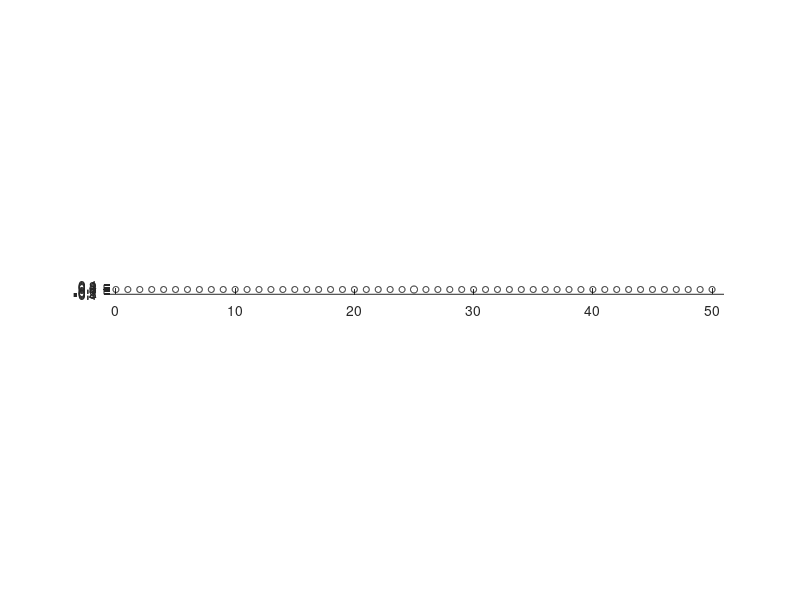

Source code (MATLAB): (Note: this script raises an error after producing the figure.)
close all

%%%==========Define parameters==========%%%
%%% Number of resonators
% Horizontally
N_X = 51;

% Vertically
N_Y = 1;

% Total
N = N_X*N_Y;

% Unit cell
d = 1;

% Defect parameters
eps = 0.045
x_defect = 25;
y_defect = 1;
i_defect = x_defect * N_Y + y_defect;
% Radius
radius = 0.25;
Radius = radius*ones(N,1);

% X-Positions
cx_0 = d *[0:1:N_X-1]';
cx =[];
for i = 1:N_Y
    cx = [cx; cx_0];
end

% Y-Positions
cy = [];
for i = 1:N_Y
    cy = [cy; (i-1)*d*ones(N_X,1)];
end

% Z-Positions
cz = zeros(N,1);

% XYZ-Positions
[cx,ind] = sort(cx);
cy = cy(ind);
cz = cz(ind);
c = [cx cy cz];

% Induce defect
Radius(i_defect) = Radius(i_defect) + eps;

figure, hold on
t = linspace(0,2*pi);
for n = 1:N
    plot(c(n,1)+Radius(n)*cos(t), c(n,2)+Radius(n)*sin(t),'k')
%     text(c(n,1),c(n,2),num2str(n))
end
daspect([1 1 1])
xlim([min(cx)-1,max(cx)+1])
%hold off
% close

%vol = 4*pi*R.^3/3;
% small wave-number,
% contrast parameter,
% speeds,
% order of multipole expansion
k0 = 0.0000001;
delta = 10^(-5);
v2 = ones(1,N);
N_multi = 2;

disp('Computing skin capacitance matrix');
gamma_skin = 1.0;

% compute the normalization factor
fun = @(theta,phi,r) exp(gamma_skin*r*sin(theta)*cos(phi))*r^2*sin(theta);
disp('Computing damping exponential R');
%int_A = int_trapez_3(fun,200,0,pi,0,2*pi,0,Radius(1));
int_A_analytic = -(4*pi / gamma_skin^3) * (sinh(gamma_skin * radius) - gamma_skin * radius * cosh(gamma_skin * radius))

disp('Computing damping exponential Rd');
%int_A_defect = int_trapez_3(fun,200,0,pi,0,2*pi,0,Radius(i_defect));
int_A__defect_analytic = -(4*pi / gamma_skin^3) * (sinh(gamma_skin * (radius+eps)) - gamma_skin * (radius+eps) * cosh(gamma_skin * (radius+eps)))

A_norm = exp(gamma_skin*cx)*int_A_analytic;
A_norm(i_defect) = exp(gamma_skin*cx(i_defect))*int_A__defect_analytic;

%%% Compute the skin capacitance matrix using Multipole
disp('Computing skin capacitance matrix using multipole');
matC_skin = MakeCmn_skin_defect(gamma_skin,Radius,c,k0,N_multi,i_defect);

GCM_skin = diag(delta.*v2./A_norm')*matC_skin;

disp('Computing modes and frequencies');
[evec_skin,eval_skin,eigen_left] = eig(GCM_skin);
values_skin = sqrt(diag(eval_skin));
values_skin = real(values_skin);  % ou abs(values) selon le cas

[resonances_skin,I] = sort(values_skin,'ascend');
modes_skin = evec_skin(:,I);

%save('modes_skin_N_101_R02_eps_m0003.mat', 'modes_skin', '-hdf5');
%save('eval_skin_N_101_R02_eps_m0003.mat', 'eval_skin', '-hdf5');
save('GCM_skin_N_51_R025_eps_0045.mat', 'GCM_skin', '-hdf5');





%produce_condensation(cx,modes_skin,N)

figure
title("modes_skin")
hold on
for j = 1:N
    plot(cx,abs(real(modes_skin(:,j))))
end
%colorbar
